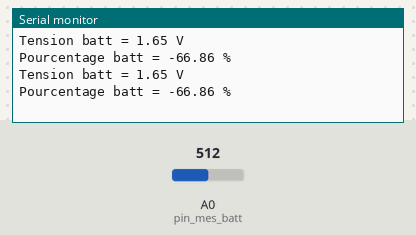
This sketch was run on a simulated Arduino Uno, built with avr-gcc and run on an emulated ATmega328P. Shown: the last lines printed to the serial monitor. The inputs (shaded band) are chosen by the test bench; at power-on: A0 (pin_mes_batt) = 512.

Above: at 3.8 s.
3.9 s: A0 (pin_mes_batt) set to 716
At 6.6 s:
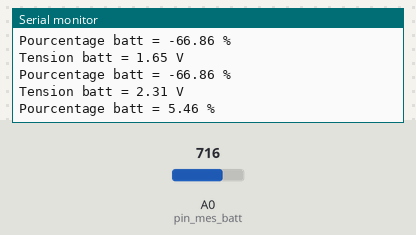
7.8 s: A0 (pin_mes_batt) set to 900
At 10.1 s:
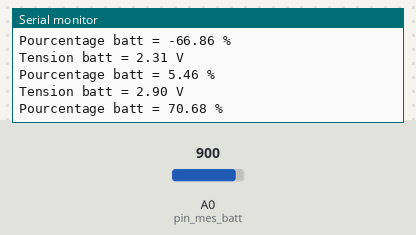
Timing chart, 0 to 11.6 s (numbered marks = the images above; inputs shaded):
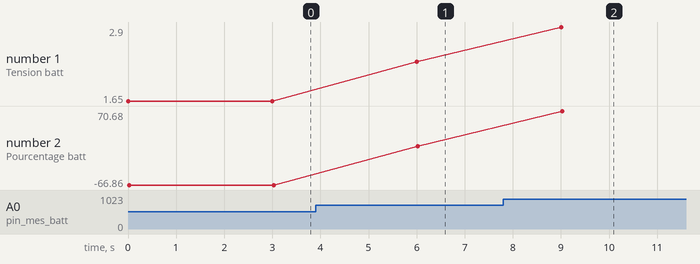

Measured:
- after the input at 3.9 s, the serial monitor: prints a new line after 2.1 s (image 1)
- after the input at 7.8 s, the serial monitor: prints a new line after 1.2 s (image 2)
- plotted number 1: 1.65 → 2.31 after the input at 3.9 s, 2.31 → 2.9 after the input at 7.8 s
- plotted number 2: -66.86 → 5.46 after the input at 3.9 s, 5.46 → 70.68 after the input at 7.8 s

The sketch:

test_battery.ino
```cpp
// Pour le calcul de la batterie
#define pin_mes_batt A0
#define valeur_max_batt 3.17 //680k*4.2/(220k+680k)
#define valeur_min_batt 2.26 //680k*3.0/(220k+680k)
#define tension_alim 3.3
void setup() {
  // put your setup code here, to run once:
    Serial.begin(9600);

}

void loop() {
  // put your main code here, to run repeatedly:
  // Mesure de la tension de la batterie sur la broche A0
  int valeur_batt = analogRead(pin_mes_batt); // Mesure de la tension de la batterie sur la broche A0
  float tension = (valeur_batt*tension_alim)/1023.0; // Transforme la mesure (nombre entier) en tension via un produit en croix, 1024 = Valeur max pour 5.79 du convertisseur
  float Pourcent=(tension-valeur_min_batt)/(valeur_max_batt-valeur_min_batt)*100;
  Serial.println("Tension batt = " + String(tension) +" V");
  Serial.println("Pourcentage batt = " + String(Pourcent) +" %");
  delay(3000);

}
```
